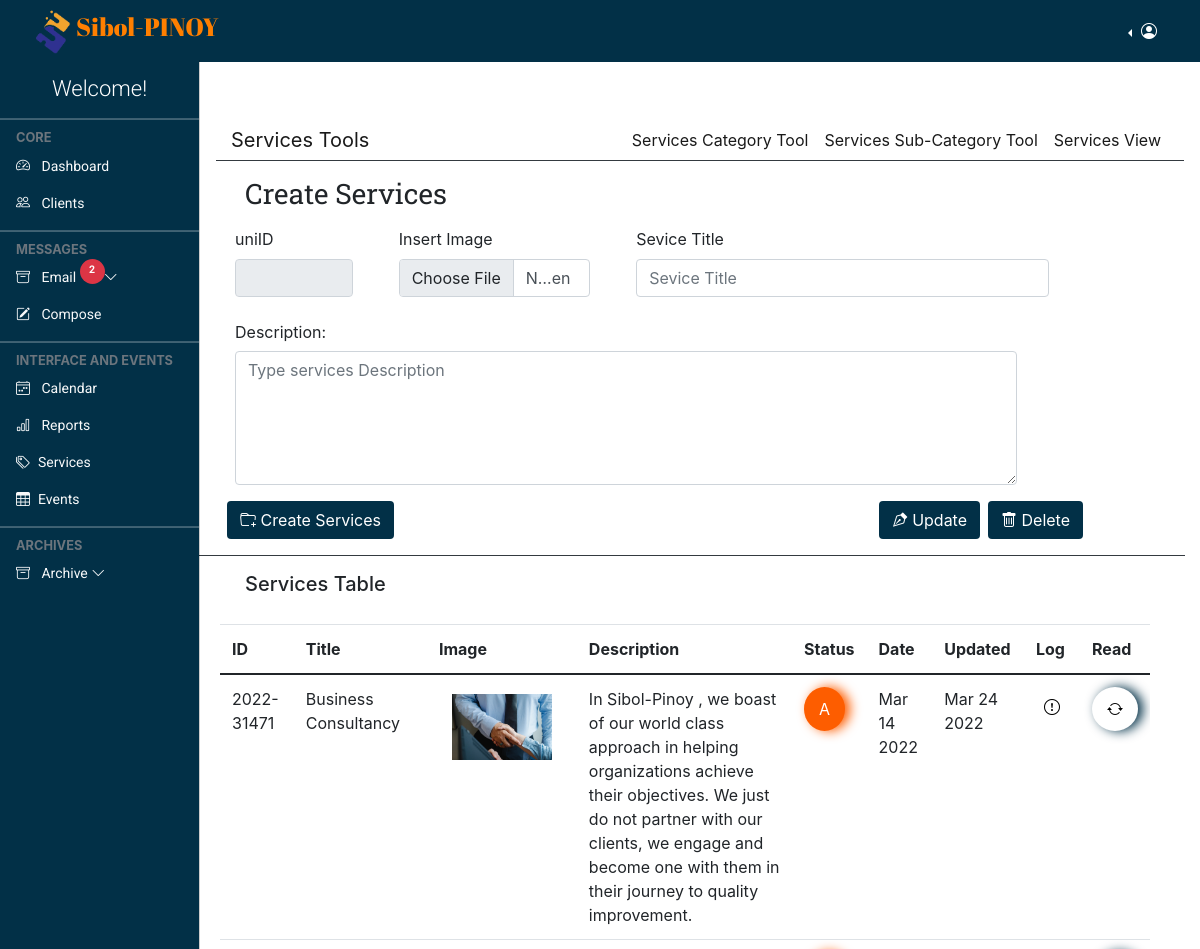
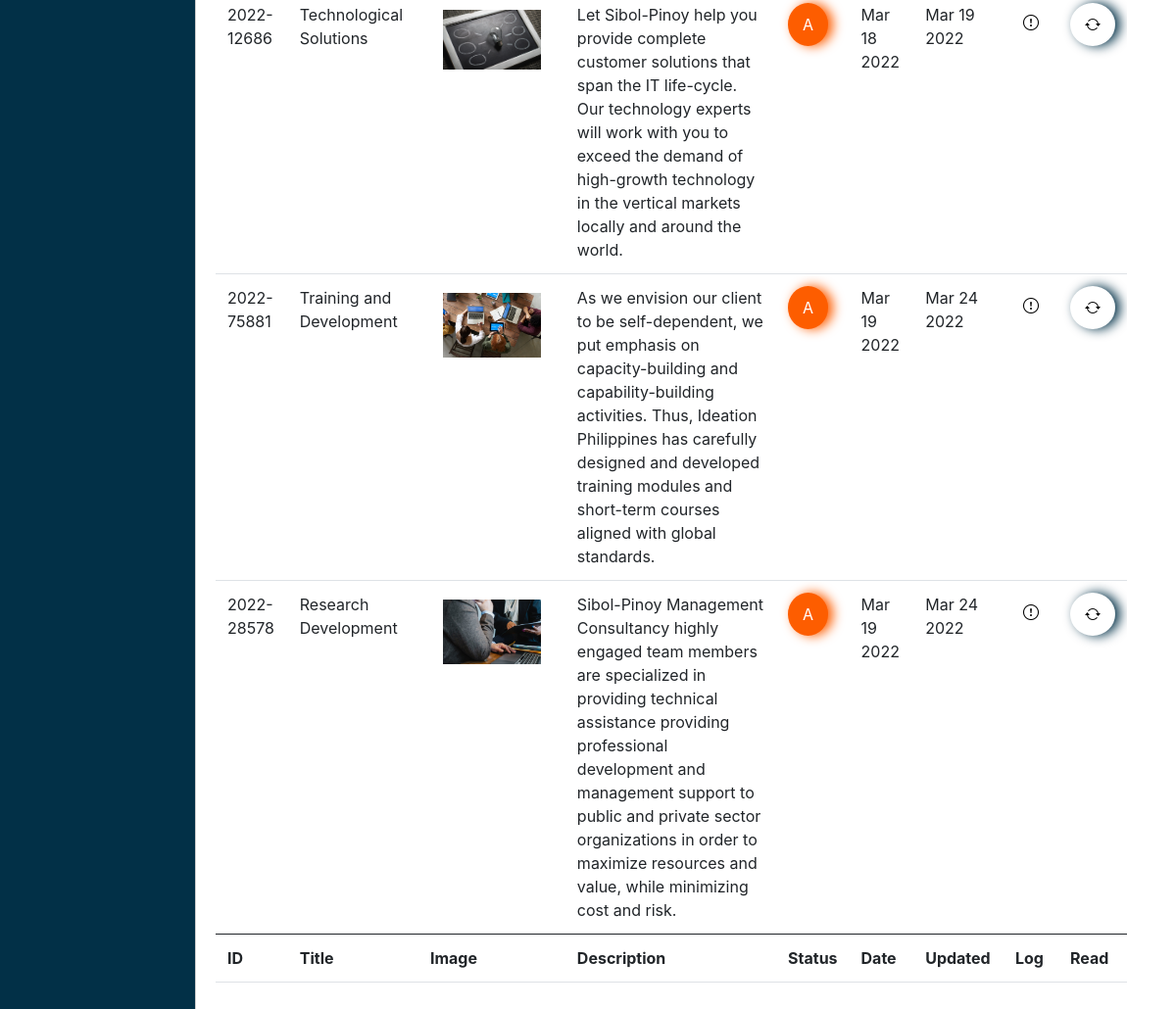
Screenshot of /admin/services.tools.php with the database file from the repository (2 pictures, top to bottom).
### tables this page shows
CREATE TABLE `services` (
  `number` int(100) NOT NULL,
  `service_uniID` text NOT NULL,
  `service_title` varchar(250) NOT NULL,
  `image` varchar(250) NOT NULL,
  `service_desc` longtext NOT NULL,
  `status` varchar(50) NOT NULL,
  `loginId` varchar(250) DEFAULT NULL,
  `action` varchar(250) DEFAULT NULL,
  `date_upload` datetime DEFAULT NULL,
  `date_update` datetime DEFAULT NULL
);

### admin/services.tools.php (the view, shortened to what this page needs)
<!doctype html>
<html lang="en">
  <?php
      require "layout.part/admin.header.php";
  ?>
  <body>
    <?php
      require "layout.part/admin.top.navbar.php";
    ?>
    <?php
      require "layout.part/admin.side.navbar.php";
    ?>
    <main class="mt-5 pt-3">
    <?php
        require "layout.part/services.subnav.php";
    ?>
        <div class="row col-md-12 border-bottom border-1 border-dark mb-2">
            <div class="row col-md-12 px-5">
                <h5 class="page-header">Create Services</h5>
            </div>
            <div class="row col-md-12 mb-2">
                <form action="comptroller/service.control.php" method="POST" enctype="multipart/form-data">
                    <div class="row col-md-12">
                        <div class="col-md-2 m-2">
                            <label for="service_uniID" class="form-label service_uniID">uniID</label>
                            <input class="form-control" type="text" readonly id="service_uniID" name="service_uniID">
                        </div>
                        <div class="col-md-3 m-2">
                            <label for="image" class="form-label">Insert Image</label>
                            <input class="form-control" type="file" id="image" name="image">
                        </div>
                        <div class="col-md-6 m-2">
                            <label for="status" class="form-label">Sevice Title</label>
                            <input type="text" class="form-control" id="service_title" name="service_title" placeholder="Sevice Title">
                        </div>
                    </div>
                    <div class="row col-md-12">
                        <div class="col-md-11 m-2">
                            <label for="service_desc" class="col-form-label">Description:</label>
                            <textarea class="form-control" id="service_desc" name="service_desc" rows="5" placeholder="Type services Description"></textarea>
                        </div>
                    </div>
                    <div class="row col-md-12">
                        <div class="col-md-6">
                            <button type="submit" name="create_services" class="btn bg-coloured text-white my-2" >
                            <i class="bi bi-folder-plus"></i> Create Services
                            </button>
                        </div>
                        <div class="col-md-6 d-grid gap-2 d-md-flex justify-content-md-end">
                            <button  type="submit" name="edit_services" class="btn bg-coloured text-white my-2" "><i class="bi bi-vector-pen"></i> Update</button>
                            <button  type="submit" name="delete_services" class="btn bg-coloured text-white my-2" ><i class="bi bi-trash"></i> Delete</button>
                        </div>
                    </div>
                </form>
            </div>
        </div>
        <div class="row col-md-12 mt-3">
            <div class="row col-md-12 px-5">
                <h5>Services Table</h5>
            </div>
            <div class="card-body">
                <div class="table-responsive">
                    <table id="datatableid" class="table data-table" style="width: 100%;">
                        <thead>
                            <tr>
                                <th>ID</th>
                                <th>Title</th>
                                <th>Image</th>
                                <th>Description</th>
                                <th>Status</th>
                                <th>Date</th>
                                <th>Updated</th>
                                <th>Log</th>
                                <th>Read</th>
                            </tr>
                        </thead>
                        <tbody>
                            <?php
                            $Service_reload = "SELECT tb1.service_uniID, tb1.service_title, tb1.image, tb1.service_desc, tb1.status, tb2.username, tb1.action, tb1.date_upload, tb1.date_update FROM services tb1 INNER JOIN login tb2 ON tb1.loginId = tb2.loginId";
                            $Service_reload_result = mysqli_query($conn, $Service_reload);
                            if(mysqli_num_rows($Service_reload_result) > 0 ){
                                foreach($Service_reload_result as $services){
                                    ?>
                                    <tr >
                                        <td><?= $services['service_uniID']?></td>
                                        <td><?= $services['service_title']?></td>
                                        <td>
                                            <button type="button" class="btn tooltip-test imgs" title="UPDATE IMAGE" id="imgs">
                                                <img src="./upload/<?= $services['image']?>" class="h-100 w-100">
                                            </button>
                                        </td>
                                        <td><?= $services['service_desc']?></td>
                                            <?php
                                                if($services['status'] == 'Active'){
                                                    $stats = "stats-orange";
                                                    $font = "A";
                                                }else{
                                                    $stats = "stats-blue";
                                                    $font = "I";
                                                }
                                            ?>
                                        <td>
                                            <button type="button" class="<?= $stats ?> tooltip-test status" title="Update Status" id="status">
                                            <?= $font ?>
                                            </button>
                                        </td>
                                        <td><?= date('M d Y',  strtotime($services['date_upload'])) ?></td>
                                        <td><?= date('M d Y',  strtotime($services['date_update'])) ?></td>
                                        <td>
                                            <button type="button" class="border-0 bg-white p-2" data-bs-toggle="popover" title="Last Admin Log" data-bs-content="<?= $services['action']?> by <?= $services['username']?>"><i class="bi bi-exclamation-circle"></i></button>
                                        </td>
                                        <td>
                                            <button type="button" class="stats-white tooltip-test read" title="READ" id="read">
                                                <i class="bi bi-arrow-repeat"></i>
                                            </button>
                                        </td>
                                    </tr>
                                    <?php
                                }
                            }
                            ?>
                        </tbody>
                        <tfoot>
                            <tr>
                                <th>ID</th>
                                <th>Title</th>
                                <th>Image</th>
                                <th>Description</th>
                                <th>Status</th>
                                <th>Date</th>
                                <th>Updated</th>
                                <th>Log</th>
                                <th>Read</th>
                            </tr>
                        </tfoot>
                    </table>
                </div>
            </div>
        </div>
    </main>
  </body>
</html>

### admin/style/addstyler.css (style rules this page uses)
:root { --yellowColor: #FF7F00; --blueColor: #040478; --roboto: 'Roboto', sans-serif; --robotoSlab: 'Roboto Slab', serif; --abrilFatface: 'Abril Fatface', cursive; --offcanvas-width: 200px; --topNavbarHeight: 60px; --navColor: #6c757d; }
* { padding: 0; margin: 0; box-sizing: border-box; }
body { background-color: rgb(255, 255, 255); overflow: hidden; }
.page-header { font-family: var(--robotoSlab); font-size: 28px; font-weight: 400; }
@media (min-width: 992px) { body { overflow: auto !important; } }
@media (min-width: 992px) { main { margin-left: var(--offcanvas-width); } }
.stats-orange { border: 0; background-color: #fd5d00; box-shadow: 5px 0px 12px #fd5d00; color: #FFF; padding: 10px 15px; border-radius: 75%; }
.stats-white { border: 0; background-color: #fff; box-shadow: 5px 0px 12px #023047; font-size: 16px; padding: 10px 15px; border-radius: 75%; }

### admin/style/colored.css (style rules this page uses)
.bg-coloured { background-color: #023047; }

### rows the page displays
services: service_uniID "2022-31471", service_title "Business Consultancy", image (picture), service_desc "In Sibol-Pinoy , we boast of our world class approach in helping organizations achieve their objectives. We just do not partner with our clients, we engage and become one with them in their journey to quality improvement.", status "A", date_upload "Mar 14 2022", date_update "Mar 24 2022"
services: service_uniID "2022-12686", service_title "Technological Solutions", image (picture), service_desc "Let Sibol-Pinoy help you provide complete customer solutions that span the IT life-cycle. Our technology experts will work with you to exceed the demand of high-growth technology in the vertical markets locally and around the world.", status "A", date_upload "Mar 18 2022", date_update "Mar 19 2022"
services: service_uniID "2022-75881", service_title "Training and Development", image (picture), service_desc "As we envision our client to be self-dependent, we put emphasis on capacity-building and capability-building activities. Thus, Ideation Philippines has carefully designed and developed training modules and short-term courses aligned with global standards.", status "A", date_upload "Mar 19 2022", date_update "Mar 24 2022"
services: service_uniID "2022-28578", service_title "Research Development", image (picture), service_desc "Sibol-Pinoy Management Consultancy highly engaged team members are specialized in providing technical assistance providing professional development and management support to public and private sector organizations in order to maximize resources and value, while minimizing cost and risk.", status "A", date_upload "Mar 19 2022", date_update "Mar 24 2022"

### other values shown
$all_count "2"
